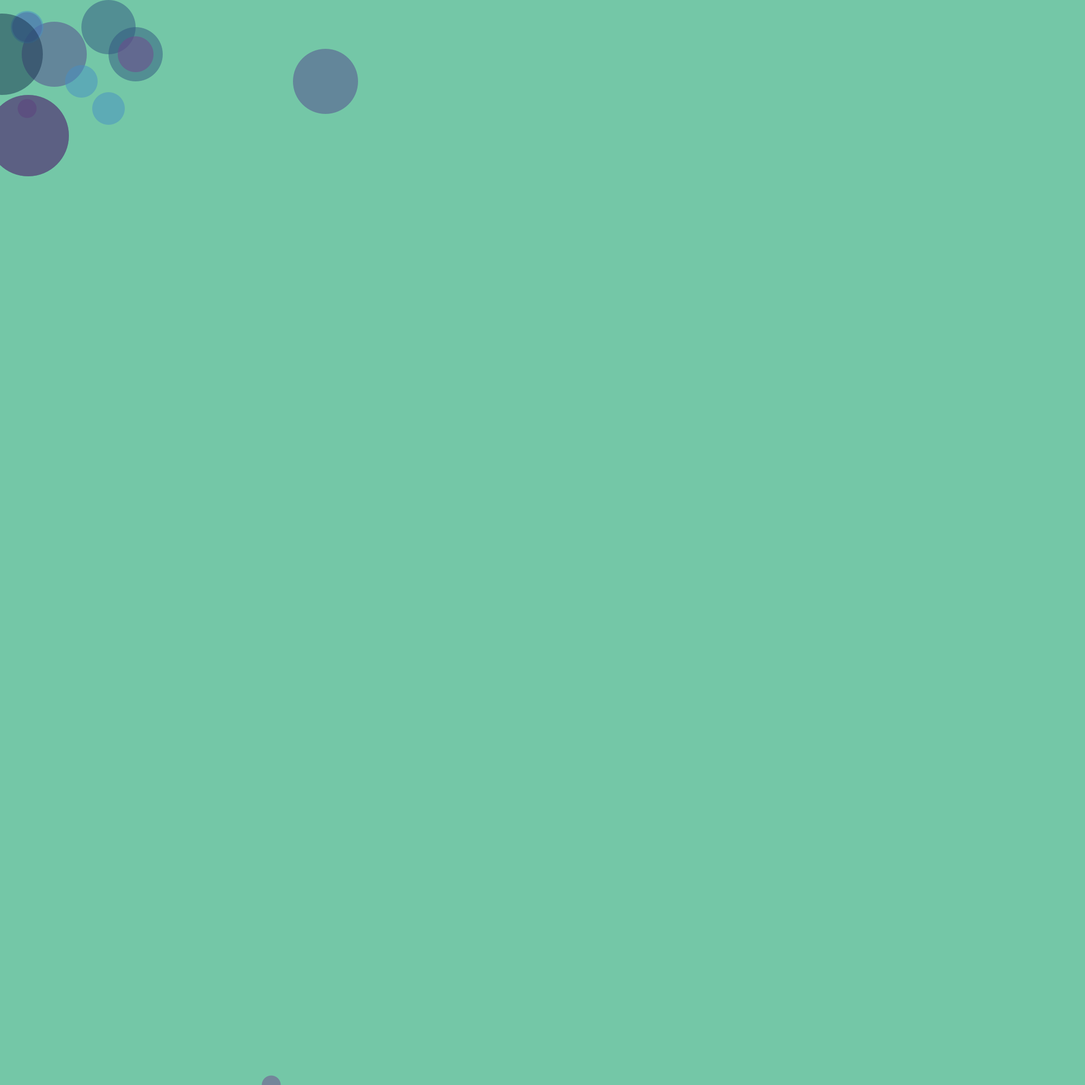
Frame 1 (no input)
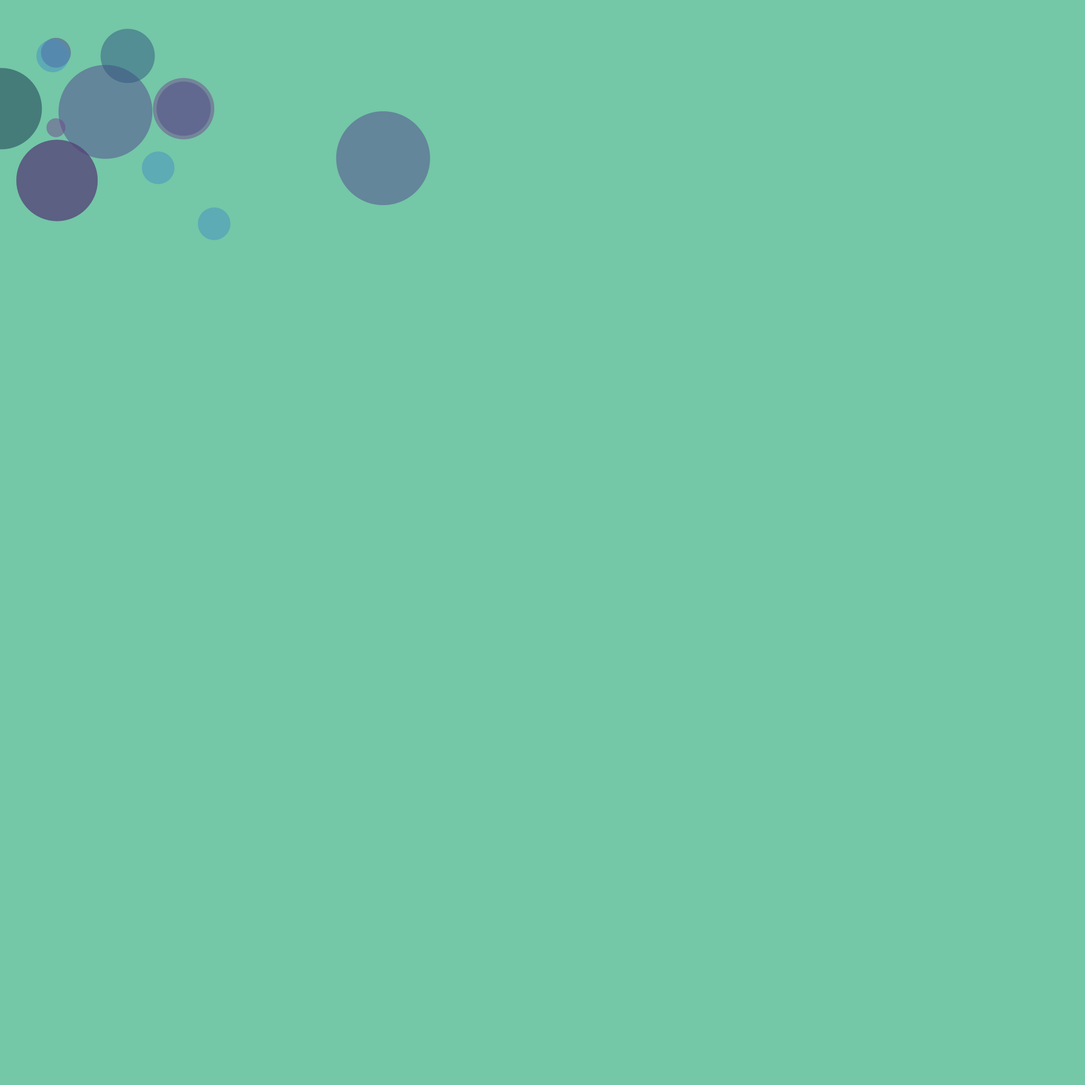
Frame 60 (the mouse pressed at the canvas centre just before this capture)
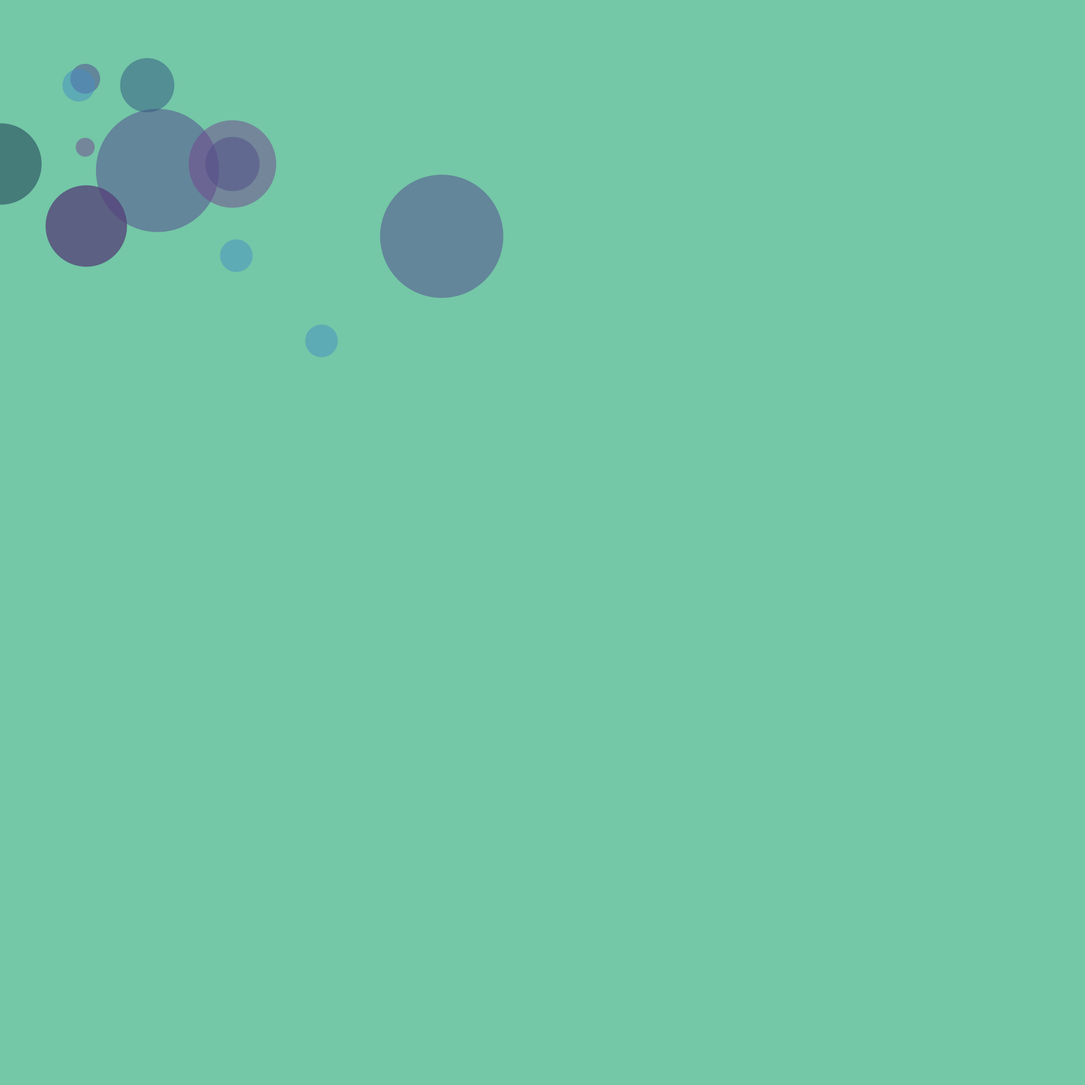
Frame 120 (the mouse held since frame 60 and released just before this capture)

The Processing sketch that drew these frames (run headless with seeded random() and noise(); from frame 60 on, the mouse is pressed at the canvas centre):

// Processing sketch: background
// ── background.pde
float x = 50; //Creates the float variable "x" which we will use to define the x-coordinate of an ellipse
float y = 50; //Creates another float variable "y" for the y-coordinate of the ellipse
float z = 200;
int r = 50;
float s = 10;
float yspeed = .8; //Creates the variable for the ellipse's speed when moving vertically
float xspeed = .9; //Creates the variable for the ellipse's speed when moving horizontally
float zspeed = .6; 
void setup(){ //The block of code under setup runs only once at the start of the program
  size(2000,2000); //Defines the size of the screen
  noStroke();
}
 
void draw(){ //The block of code under draw loops continuously while the program is running
  background(116,199,167); //Sets the background color to black
  
  fill(82,68,141,127); //Sets the fill color of any following objects to white
  ellipse(x,y,r + s/2,r + s/2); //Creates a circle with radius "r" and a center at the point (x,y)
  ellipse(z*3,y*3,r + s*2+x,r + s*2+x);
  ellipse(y*2,x*2,r + s*2+x,r + s*2+x);
  
  fill(70,143,194,127);
  ellipse(y,x,r + s,r + s);
  ellipse(y*3,x*3,r + s,r + s);
  ellipse(y*3+x,x*3+x,r + s,r + s);
 
  fill(49,85,126,127);
  ellipse(z,x,r*2,r*2);
  ellipse(z*x,z*y,r*2,r*2);
  ellipse(z+x,x+y,r*2,r*2);
  ellipse(z*x,z*y,r*2,r*2);
 
  fill(114,68,141,127);
  ellipse(x,z,r/2 + s,r/2 + s);
  ellipse(x*s,z*s,r/2 + s,r/2 + s);
  
  fill(23,48,76,127);
  ellipse(x+2,y+z,r*3,r*3);
  ellipse(y-z,y-x,r*3,r*3);
  ellipse(z/x,y+x,r*3,r*3);

  fill(114,68,141,127);
  ellipse(x+2,y+z,r*3,r*3);
  ellipse(y-z,y-x,r*3,r*3);
  ellipse(z+x,y+x,r/3+y,r/3+y);

  x = x + xspeed;
  if(x+r>width || x-r<0){ //If the sides of the ellipse reaches either side of the screen...
    xspeed = xspeed * -1; //..the side-to-side direction of the ellipse's movement reverses
  }
   
  y = y + yspeed; //Tells the circle to move up and down at a speed of "yspeed" pixels per frame
  if(y+r>height || y-r<0){ //If the top or bottom of the ellipse reach the top or bottom of the screen..
    yspeed = yspeed * -1; //...the up or down direction of movement reverses
  }
  
  z = z + zspeed; //Tells the circle to move up and down at a speed of "yspeed" pixels per frame
  if(z+r>height || z-r<0){ //If the top or bottom of the ellipse reach the top or bottom of the screen..
    zspeed = zspeed * -1; //...the up or down direction of movement reverses
  }
}
